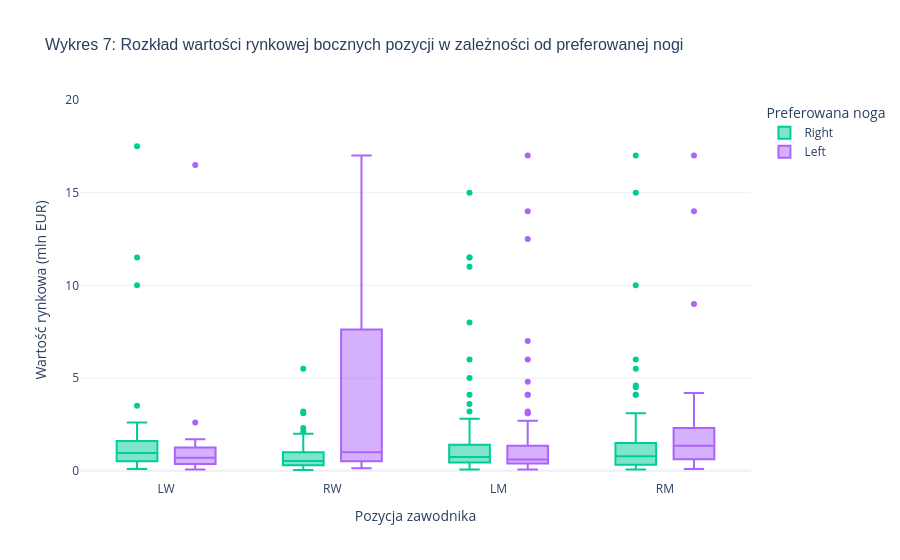

This figure's notebook cell:
### Markdown cell above
### Zależności wartości względem wieku oraz umiejętności
Na wykresie zależności wartości od wieku zawodnika widzimy wspomnianą wyżej nieliniowość tej zależności. Piłkarze najczęściej osiągają najwyższą wycenę w wieku około 27 lat, gdy ich umiejętności znajdują się na najwyższym poziomie. Gracze starsi są już niżej wyceniani, ponieważ ich wiek wskazuje na to, że do końca kariery zostało im niedużo czasu. Natomiast młodsi piłkarze średnio są tańsi niż ich starsi koledzy ze względu na swoje niższe umiejętności.



Z Wykresu nr. 6 jasno wynika, że im większy overall piłkarza, tym wyższa jest jego wartość, jednak wysokość potencjału również ma ogromny wpływ na wycenę. Zawodnicy o wysokim potencjale są znacznie drożsi niż ich koledzy o takim samym poziomie bieżących umiejętności, lecz niższej perspektywiczności. Co ciekawe, najdrożsi piłkarze wcale nie muszą cechować się absolutnie najwyższym overallem, ale niemal zawsze wyróżniają się bardzo wysoką oceną potencjału.

### Code cell
import plotly.express as px

pozycje_boczne = ['LW', 'RW', 'LM', 'RM']
df_boczni = df_field[df_field['player_positions'].isin(pozycje_boczne)].copy()

df_boczni['value_mln'] = df_boczni['value_eur'] / 1_000_000

fig1 = px.box(
    df_boczni, 
    x='player_positions', 
    y='value_mln', 
    color='preferred_foot',
    category_orders={'player_positions': pozycje_boczne},
    title='Wykres 7: Rozkład wartości rynkowej bocznych pozycji w zależności od preferowanej nogi',
    labels={
        'player_positions': 'Pozycja zawodnika',
        'value_mln': 'Wartość rynkowa (mln EUR)',
        'preferred_foot': 'Preferowana noga'
    },
    color_discrete_map={ 'right': '#00e676','left': '#b388ff'} 
)

fig1.update_layout(
    boxmode='group', 
    title_font_size=16,
    title_font_family="Arial",
    template='plotly_white'
)

fig1.update_yaxes(range=[-0.5, 20])

fig1.show()

### Figure 1 — Plotly figure (JSON) as saved in the notebook; plotly's stock layout.template omitted (floating-point values rounded to 4 significant figures; data arrays with more than 128 entries replaced by an {"elided": "..."} marker saying what was removed)
{"data": [{"alignmentgroup": "True", "hovertemplate": "Preferowana noga=Right<br>Pozycja zawodnika=%{x}<br>Wartość rynkowa (mln EUR)=%{y}<extra></extra>", "legendgroup": "Right", "marker": {"color": "#00cc96"}, "name": "Right", "notched": false, "offsetgroup": "Right", "orientation": "v", "showlegend": true, "type": "box", "x": {"elided": "419 str values"}, "x0": " ", "xaxis": "x", "y": {"elided": "419 float values"}, "y0": " ", "yaxis": "y"}, {"alignmentgroup": "True", "hovertemplate": "Preferowana noga=Left<br>Pozycja zawodnika=%{x}<br>Wartość rynkowa (mln EUR)=%{y}<extra></extra>", "legendgroup": "Left", "marker": {"color": "#ab63fa"}, "name": "Left", "notched": false, "offsetgroup": "Left", "orientation": "v", "showlegend": true, "type": "box", "x": {"elided": "188 str values"}, "x0": " ", "xaxis": "x", "y": {"elided": "188 float values"}, "y0": " ", "yaxis": "y"}], "layout": {"boxmode": "group", "legend": {"title": {"text": "Preferowana noga"}, "tracegroupgap": 0}, "title": {"font": {"family": "Arial", "size": 16}, "text": "Wykres 7: Rozkład wartości rynkowej bocznych pozycji w zależności od preferowanej nogi"}, "xaxis": {"anchor": "y", "categoryarray": ["LW", "RW", "LM", "RM"], "categoryorder": "array", "domain": [0, 1], "title": {"text": "Pozycja zawodnika"}}, "yaxis": {"anchor": "x", "domain": [0, 1], "range": [-0.5, 20], "title": {"text": "Wartość rynkowa (mln EUR)"}}}}
